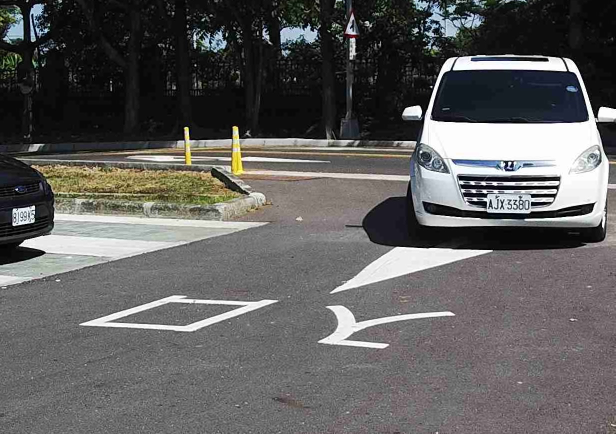
#> input picture image_test/12)AJX3380.jpg, 1231 x 867 px, found by its file name (shown at 1/2 size)
$ python test_detection_handling_and_concatenate_image.py
#> lines starting #> are read from the running program, lines starting #| are printed output that depends on the picture
import numpy as np
import time
import cv2
import collections

def bbox2points(bbox):
    x, y, w, h = bbox
    xmin = int(round(x - (w / 2)))
    xmax = int(round(x + (w / 2)))
    ymin = int(round(y - (h / 2)))
    ymax = int(round(y + (h / 2)))
    return xmin, ymin, xmax, ymax

def is_bbox_occlusion(bbox1, bbox2):
    left, top, right, bottom = bbox2points(bbox1)
    if bbox2[0] > left and bbox2[0] < right and bbox2[1] > top and bbox2[1] < bottom:
        return True
    else:
        return False

def dupplicate_handling(detections):
    temp_detection = []
    for first_index, (label, confidence, bbox) in enumerate(detections):
        # label, confidence, bbox = detections[i]
        if first_index == len(detections) -1:
            temp_detection.append([label, confidence, bbox])
            break
        for second_index in range(first_index + 1, len(detections), 1):
            temp_label, _, temp_bbox = detections[second_index]
            if label == temp_label and (is_bbox_occlusion(bbox,temp_bbox) or is_bbox_occlusion(temp_bbox, bbox)):
                break
            elif second_index == len(detections) -1:
                temp_detection.append([label, confidence, bbox])
    return temp_detection

def clasify_plate_data(detections):
    # Get plate list
    detections_plate = [(label, acc, bbox) for label, acc, bbox in detections if label == 'plate']
    detections_mask = [{} for i in range(len(detections_plate))]
    for label, _, bbox in detections:
        if label == 'plate':
            continue
        for plate_index, plate_data in enumerate(detections_plate):
            if abs(bbox[0] - plate_data[2][0]) < plate_data[2][2] and abs(bbox[1] - plate_data[2][1]) < plate_data[2][3]:
                detections_mask[plate_index][bbox[0]]= label
                break
    return detections_plate, detections_mask

def check_image_close_border(image_height, image_width, xmin, xmax, ymin, ymax):
    if xmin < 0:
        xmax = xmax - xmin
        xmin =0
    if xmax > image_width:
        xmin = image_width - (xmax-xmin)
        xmax = image_width

    if ymin < 0:
        ymax = ymax - ymin
        ymin =0
    if ymax > image_height:
        ymin = image_height - (ymax-ymin)
        ymax = image_height
    return xmin, xmax, ymin, ymax

def image_crop_base_ratio(raw_image, plate_detection_data, ratio):
    zoom_ratio_jump = ((ratio/2)-max_ratio_zoom)/16
    x,y,_, _ = plate_detection_data[2]
    image_height, image_width = raw_image.shape[:2]
    images = []
    for index in range(zoom_iteration):
        zoom_image = max_ratio_zoom + zoom_ratio_jump*index
        crop_image_ratio = zoom_image/ratio
        ymin, ymax, xmin, xmax = [int(y-crop_image_ratio*image_height/2),int(y+crop_image_ratio*image_height/2),
                                int(x-crop_image_ratio*image_width/2),int(x+crop_image_ratio*image_width/2)]
        xmin, xmax, ymin, ymax = check_image_close_border(image_height, image_width, xmin, xmax, ymin, ymax)
        image_crop = raw_image[ymin:ymax,xmin:xmax]
        image_crop = cv2.resize(image_crop,
                            (int(image_width/2), int(image_height/2)),
                            interpolation = cv2.INTER_AREA)
        images.append(image_crop)
    return images
image_size_temp = 608
def image_concatenate(images):
    concatenate_images = []
    for index in range(0, len(images), images_per_page):
        numpy_horizontal_12 = np.hstack(images[index:int(index+images_per_page/2)])
        numpy_horizontal_34 = np.hstack(images[int(index+images_per_page/2):index+images_per_page])
        numpy_vertical = np.vstack((numpy_horizontal_12, numpy_horizontal_34))
        concatenate_images.append(numpy_vertical)
        # numpy_vertical = cv2.cvtColor(numpy_vertical, cv2.COLOR_BGR2RGB)
        cv2.imwrite(f'image_log/{time.time()}.jpg', numpy_vertical)
    return concatenate_images

def add_white_image_four_even(images):
    iteration = images_per_page-len(images)%images_per_page
    if iteration == images_per_page:
        return
    img = np.zeros(images[-1].shape,dtype=np.uint8)
    img.fill(255)
    for i in range(iteration):
        images.append(img)

def plate_zoom_concatenate(raw_image, plate_detection_data):
    plate_width, plate_height = plate_detection_data[2][2:]
    image_height, image_width = raw_image.shape[:2]
    ratio_width = image_width/plate_width
    ratio_height = image_height/plate_height
    zoom_ratio = ratio_width if ratio_width < ratio_height else ratio_height
    images = image_crop_base_ratio(raw_image, plate_detection_data, zoom_ratio)
    return images

def resize_detections(raw_image, detections):
    image_height, image_width = raw_image.shape[:2]
    ratio_width = image_width/image_size_temp
    ratio_height = image_height/image_size_temp
    detections = [[label, acc, np.array(bbox)* np.array([ratio_width,ratio_height,ratio_width,ratio_height])] for label, acc, bbox in detections]
    return detections

def get_plate_character(char_dict):
  plate_character = ''
  char_dict = collections.OrderedDict(sorted(char_dict.items()))
  for k, v in char_dict.items():
    plate_character = plate_character + v
  return plate_character


detections = [('3', '27.47', (28.58824348449707, 302.53173828125, 7.233067512512207, 13.82115650177002)),
                ('9', '29.51', (21.658220291137695, 302.8802795410156, 6.748055934906006, 16.394304275512695)),
                ('8', '40.56', (21.658220291137695, 302.8802795410156, 6.748055934906006, 16.394304275512695)),
                ('plate', '52.32', (28.58824348449707, 302.53173828125, 7.233067512512207, 13.82115650177002)),
                ('x', '54.16', (490.6280822753906, 285.5679626464844, 6.881631851196289, 16.96036720275879)),
                ('plate', '58.01', (21.658220291137695, 302.8802795410156, 6.748055934906006, 16.394304275512695)),
                ('8', '59.14', (514.5220336914062, 285.8786926269531, 6.891545295715332, 16.220966339111328)),
                ('0', '88.71', (514.5220336914062, 285.8786926269531, 6.891545295715332, 16.220966339111328)),
                ('8', '89.68', (15.039226531982422, 303.529296875, 5.306866645812988, 15.310150146484375)),
                ('j', '89.71', (490.6280822753906, 285.5679626464844, 6.881631851196289, 16.96036720275879)),
                ('3', '97.54', (503.0694580078125, 285.8420104980469, 7.302872657775879, 17.015560150146484)),
                ('3', '99.53', (508.8966979980469, 285.6167907714844, 6.509527206420898, 16.57345199584961)),
                ('plate', '99.56', (22.781414031982422, 301.6792907714844, 27.239728927612305, 28.81048583984375)),
                ('0', '99.56', (520.2601928710938, 286.2208557128906, 7.1091718673706055, 15.988213539123535)),
                ('a', '99.86', (484.5466003417969, 285.6286315917969, 6.751768589019775, 16.273067474365234)),
                ('plate', '99.99', (502.2041931152344, 284.4739685058594, 47.39316940307617, 31.452478408813477))]

detections1 = [('3', '41.7', (492.1046447753906, 456.39300537109375, 49.101524353027344, 35.877052307128906)),
 ('a', '52.03', (477.7144775390625, 457.61700439453125, 6.825870990753174, 17.22686004638672)),
 ('3', '57.25', (153.44033813476562, 153.73385620117188, 52.66558074951172, 46.33270263671875)),
 ('3', '63.99', (174.34375, 456.6196594238281, 53.69977569580078, 39.52908706665039)),
 ('plate', '68.67', (462.3174133300781, 153.96847534179688, 8.923372268676758, 22.449750900268555)),
 ('j', '70.55', (158.9365234375, 458.15130615234375, 7.55463171005249, 19.338619232177734)),
 ('8', '74.09', (507.9677429199219, 458.20770263671875, 12.446541786193848, 17.67310905456543)),
 ('a', '82.82', (158.9365234375, 458.15130615234375, 7.55463171005249, 19.338619232177734)),
 ('j', '89.04', (477.7144775390625, 457.61700439453125, 6.825870990753174, 17.22686004638672)),
 ('0', '98.36', (507.9677429199219, 458.20770263671875, 12.446541786193848, 17.67310905456543)),
 ('3', '98.78', (175.2104034423828, 457.8562316894531, 7.36706018447876, 20.993988037109375)),
 ('3', '98.78', (492.1151428222656, 457.197021484375, 6.963630199432373, 18.29810905456543)),
 ('j', '99.3', (443.9971923828125, 154.19773864746094, 8.204843521118164, 21.858978271484375)),
 ('a', '99.4', (151.88619995117188, 458.29345703125, 8.034679412841797, 18.282119750976562)),
 ('a', '99.41', (471.6353759765625, 457.9594421386719, 7.145735740661621, 16.559642791748047)),
 ('x', '99.57', (166.346923828125, 458.0277404785156, 7.272622108459473, 20.851478576660156)),
 ('j', '99.66', (133.43289184570312, 154.79908752441406, 9.045493125915527, 25.589763641357422)),
 ('3', '99.73', (462.31005859375, 153.9793243408203, 8.853008270263672, 22.53898811340332)),
 ('x', '99.74', (483.9715576171875, 457.43597412109375, 6.992224216461182, 19.386680603027344)),
 ('x', '99.83', (452.2142639160156, 154.27694702148438, 8.234317779541016, 22.68916893005371)),
 ('a', '99.83', (435.9441223144531, 154.8026580810547, 8.818227767944336, 21.148723602294922)),
 ('3', '99.84', (154.68019104003906, 154.87313842773438, 9.655092239379883, 25.96133804321289)),
 ('3', '99.84', (181.87513732910156, 458.2022399902344, 7.568175315856934, 21.004283905029297)),
 ('8', '99.84', (188.81222534179688, 458.498046875, 7.7809834480285645, 20.76588249206543)),
 ('0', '99.86', (196.23910522460938, 459.2176208496094, 7.762885093688965, 19.661592483520508)),
 ('3', '99.88', (498.3087463378906, 457.5361633300781, 6.921912670135498, 18.63231086730957)),
 ('x', '99.92', (142.7823486328125, 154.8902130126953, 9.06440258026123, 26.372961044311523)),
 ('8', '99.92', (477.7777099609375, 154.5242919921875, 8.881559371948242, 22.947160720825195)),
 ('3', '99.94', (469.97491455078125, 154.17572021484375, 8.619683265686035, 22.754398345947266)),
 ('0', '99.94', (486.1698913574219, 155.2750701904297, 8.64971923828125, 21.952072143554688)),
 ('a', '99.94', (124.21929931640625, 155.48971557617188, 9.947527885437012, 24.04389190673828)),
 ('8', '99.96', (172.4354705810547, 155.57928466796875, 9.782135009765625, 26.11509132385254)),
 ('3', '99.97', (163.58583068847656, 155.31687927246094, 9.283503532409668, 25.66629981994629)),
 ('0', '99.97', (181.92355346679688, 156.28616333007812, 9.4979248046875, 25.08689308166504)),
 ('plate', '99.98', (491.5050048828125, 456.0624694824219, 52.16703414916992, 36.12636947631836)),
 ('plate', '99.98', (461.5253601074219, 151.91555786132812, 65.06527709960938, 42.806724548339844)),
 ('plate', '99.98', (173.87850952148438, 456.22930908203125, 57.06219482421875, 39.585357666015625)),
 ('plate', '99.99', (153.40406799316406, 152.752197265625, 73.89910888671875, 47.74468231201172))]

raw_image = cv2.imread(r'image_test\12)AJX3380.jpg')
#> raw_image is the input picture: shape (867, 1231, 3); mean B, G, R 94.1, 94.9, 96

# raw_image = cv2.resize(raw_image, (608,608), interpolation = cv2.INTER_AREA)
detections = resize_detections(raw_image, detections)
#> detections = 16 items
detections = dupplicate_handling(detections)
#> the loop in dupplicate_handling, `for first_index, (label, confidence, bbox) in enumerate(detections):` made 16 passes
#> (label, confidence, bbox) on passes 2, 5, 9, 10, 12, 14, 15, 16: ('9', '29.51', [43.85, 431.9, 13.66, 23.38]), ('x', '54.16', [993.4, 407.2, 13.93, 24.19]), ('8', '89.68', [30.45, 432.8, 10.74, 21.83]), ('j', '89.71', [993.4, 407.2, 13.93, 24.19]), ('3', '99.53', [1030.3, 407.3, 13.18, 23.63]), ('0', '99.56', [1053.4, 408.1, 14.39, 22.8]), ('a', '99.86', [981, 407.3, 13.67, 23.21]), ('plate', '99.99', [1016.8, 405.7, 95.96, 44.85])
#> (label, confidence, bbox) on passes 1, 3, 4, 7, 8, 11: ('3', '27.47', [57.88, 431.4, 14.64, 19.71]), ('8', '40.56', [43.85, 431.9, 13.66, 23.38]), ('plate', '52.32', [57.88, 431.4, 14.64, 19.71]), ('8', '59.14', [1041.7, 407.7, 13.95, 23.13]), ('0', '88.71', [1041.7, 407.7, 13.95, 23.13]), ('3', '97.54', [1018.6, 407.6, 14.79, 24.26])
#> after the loop in dupplicate_handling, `for first_index, (label, confidence, bbox) in enumerate(detections):`: temp_detection = 14 items
#> detections = 14 items
detections_plate, detections_masks = clasify_plate_data(detections)
#> in clasify_plate_data, `detections_plate = [(label, acc, bbox) for label, acc, bbox in detecti..`: detections_plate = [('plate', '99.56', [46.12, 430.2, 55.15, 41.08]), ('plate', '99.99', [1016.8, 405.7, 95.96, 44.85])]
#> in clasify_plate_data, `detections_mask = [{} for i in range(len(detections_plate))]`: detections_mask = 2 items
#> the loop in clasify_plate_data, `for label, _, bbox in detections:` made 14 passes
#> (label, bbox) on passes 1 to 12: ('3', [57.88, 431.4, 14.64, 19.71]), ('9', [43.85, 431.9, 13.66, 23.38]), ('8', [43.85, 431.9, 13.66, 23.38]), ('x', [993.4, 407.2, 13.93, 24.19]), ('8', [1041.7, 407.7, 13.95, 23.13]), ('0', [1041.7, 407.7, 13.95, 23.13]), ('8', [30.45, 432.8, 10.74, 21.83]), ('j', [993.4, 407.2, 13.93, 24.19]), ('3', [1018.6, 407.6, 14.79, 24.26]), ('3', [1030.3, 407.3, 13.18, 23.63]), ('plate', [46.12, 430.2, 55.15, 41.08]), ('0', [1053.4, 408.1, 14.39, 22.8])
#> detections_masks = 2 items
# Plate list
print([get_plate_character(plate) for plate in detections_masks])
#| ['883', 'aj3300']

# concatenate
max_ratio_zoom = 2
zoom_iteration = 4
images_per_page = 4
images = []
for detection_plate in detections_plate:
    images += plate_zoom_concatenate(raw_image, detection_plate)
#> this loop made 2 passes
#> (detection_plate, plate_width in plate_zoom_concatenate, plate_height in plate_zoom_concatenate, ratio_width in plate_zoom_concatenate, ratio_height in plate_zoom_concatenate, zoom_ratio in plate_zoom_concatenate) on pass 1: (('plate', '99.56', [46.12, 430.2, 55.15, 41.08]), 55.15, 41.08, 22.32, 21.1, 21.1)
#> (detection_plate, plate_width in plate_zoom_concatenate, plate_height in plate_zoom_concatenate, ratio_width in plate_zoom_concatenate, ratio_height in plate_zoom_concatenate, zoom_ratio in plate_zoom_concatenate) on pass 2: (('plate', '99.99', [1016.8, 405.7, 95.96, 44.85]), 95.96, 44.85, 12.83, 19.33, 12.83)
add_white_image_four_even(images)
#> in add_white_image_four_even, `iteration = images_per_page-len(images)%images_per_page`: iteration = 4
image_concatenate(images)
#> the loop in image_concatenate, `for index in range(0, len(images), images_per_page):` made 2 passes
#> index on pass 2: 4
#> pass 1, in image_concatenate, `numpy_horizontal_12 = np.hstack(images[index:int(index+images_per_page..`:
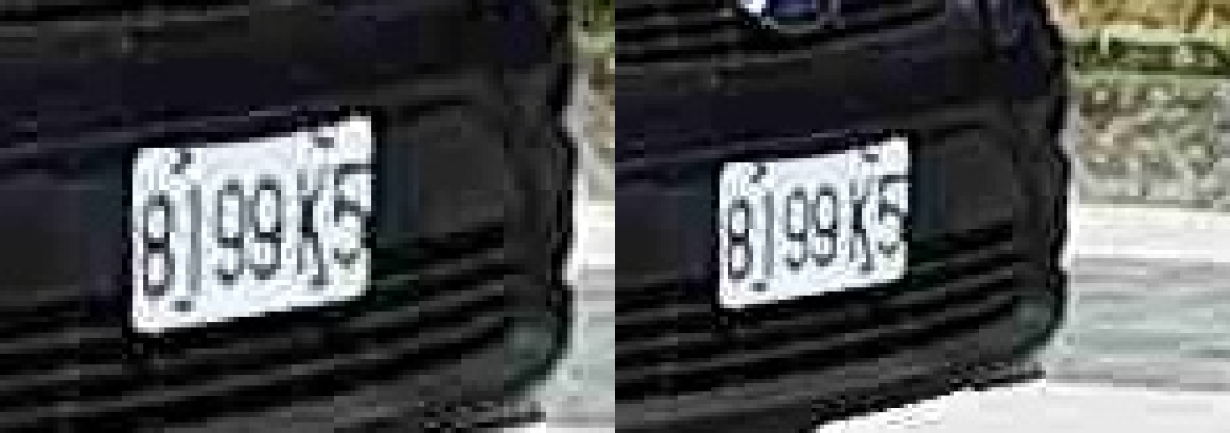
#> numpy_horizontal_12: shape (433, 1230, 3); mean of channels 0, 1, 2 79.7, 79.3, 77.9; drawn as B, G, R
#> pass 1, in image_concatenate, `numpy_horizontal_34 = np.hstack(images[int(index+images_per_page/2):in..`:
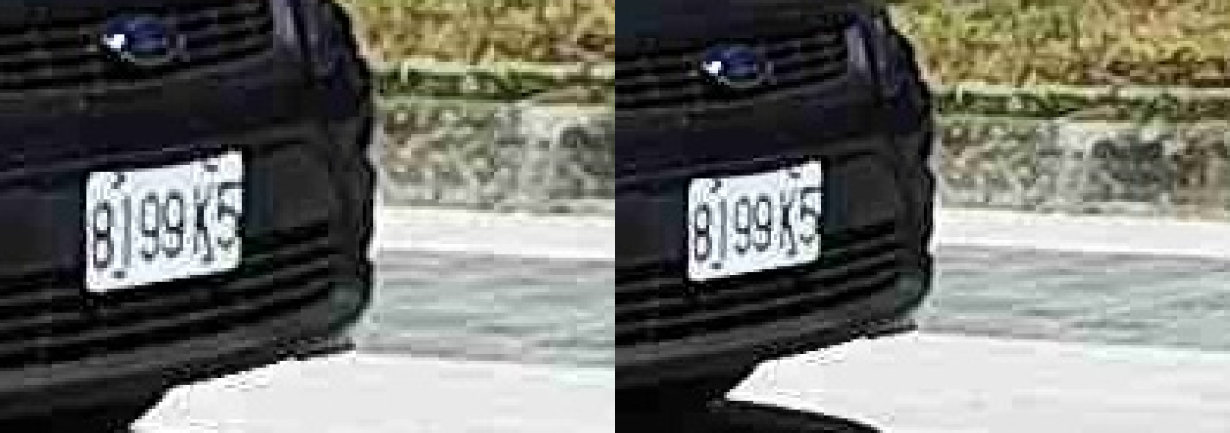
#> numpy_horizontal_34: shape (433, 1230, 3); mean of channels 0, 1, 2 108.8, 114.3, 113.9; drawn as B, G, R
#> pass 1, in image_concatenate, `numpy_vertical = np.vstack((numpy_horizontal_12, numpy_horizontal_34))`:
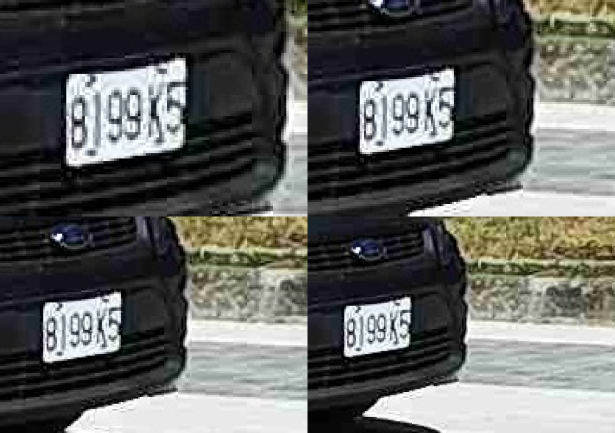
#> numpy_vertical: shape (866, 1230, 3) (shown at 1/2 size); mean of channels 0, 1, 2 94.2, 96.8, 95.9; drawn as B, G, R
#> pass 2, in image_concatenate, `numpy_horizontal_12 = np.hstack(images[index:int(index+images_per_page..`:
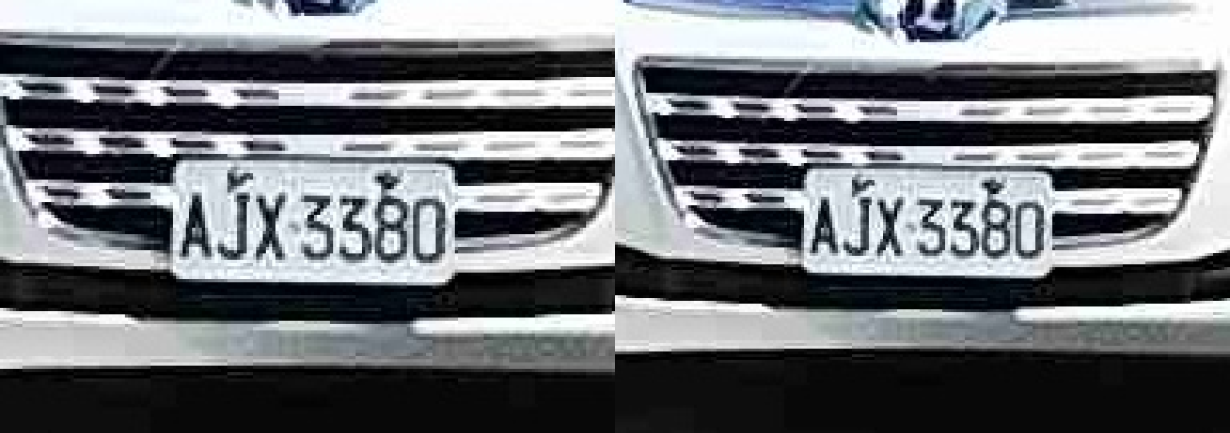
#> numpy_horizontal_12: shape (433, 1230, 3); mean of channels 0, 1, 2 118.6, 114.8, 111.8; drawn as B, G, R
#> after the loop in image_concatenate, `for index in range(0, len(images), images_per_page):`: concatenate_images = 2 items
